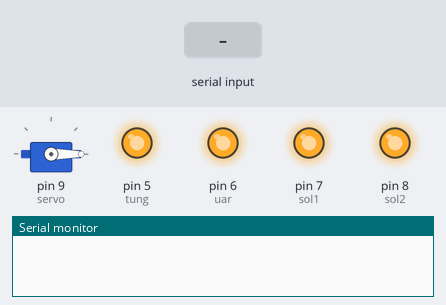
This sketch was run on a simulated Arduino Uno, built with avr-gcc and run on an emulated ATmega328P. On the bench: servo, output pins drawn as LEDs (lit = HIGH), the last lines printed to the serial monitor. The inputs (shaded band) are chosen by the test bench.

Above: at 1.2 s.
1.3 s: "sol1" received over Serial
At 3.1 s:
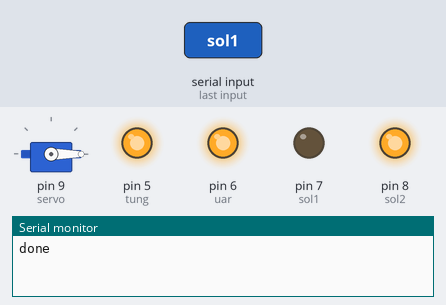
3.8 s: "nd90\n" received over Serial
At 5.1 s:
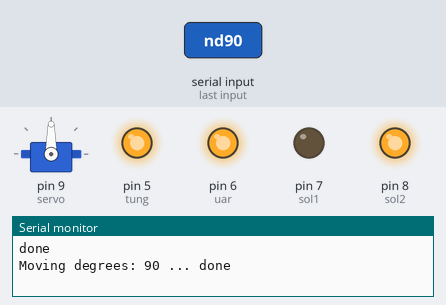
6.3 s: "sol2" received over Serial
At 8.1 s:
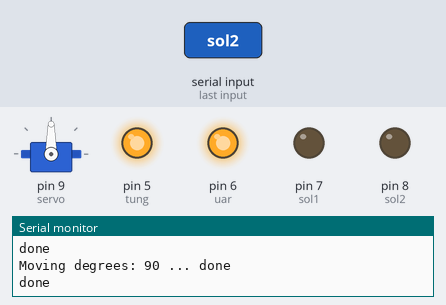
8.7 s: "nd" received over Serial
At 10.9 s:
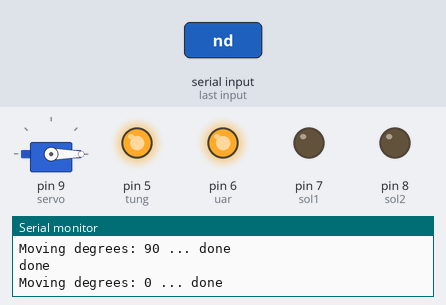
11.2 s: "tung" received over Serial
At 13.0 s:
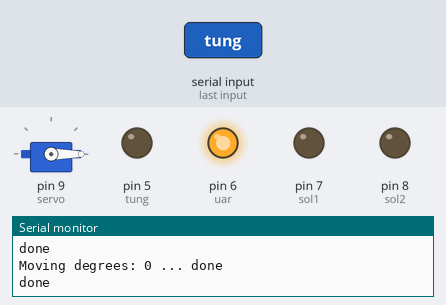
13.7 s: "uar" received over Serial
At 15.0 s:
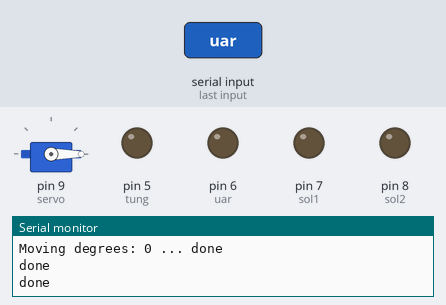
Timing chart, 0 to 16.7 s (numbered marks = the images above; inputs shaded):
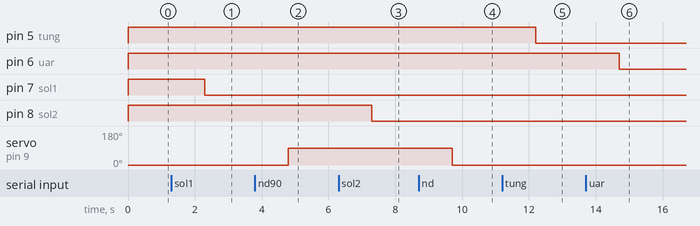

The sketch:

nd_filter.ino
```cpp
#include <Servo.h>

Servo servo;

int tung = 5;
int uar  = 6;
int sol1 = 7;
int sol2 = 8;

void setup() {
  servo.attach(9);
  servo.write(0);
  Serial.begin(115200);


  pinMode(sol1, OUTPUT);
  pinMode(sol2, OUTPUT);
  pinMode(tung, OUTPUT);
  pinMode(uar, OUTPUT);
  digitalWrite(sol1,HIGH);
  digitalWrite(sol2,HIGH);
  digitalWrite(tung,HIGH);
  digitalWrite(uar,HIGH);

}
void loop() {

  while (Serial.available() > 0) {

    String str = Serial.readString();

    if(str.startsWith("nd")){
      int angle = str.substring(2).toInt();
      Serial.print("Moving degrees: ");
      Serial.print(angle);
      Serial.print(" ... ");
      servo.write(angle);
      Serial.println("done");
    }
    else if(str.startsWith("sol1")){
      digitalWrite(sol1, !digitalRead(sol1));
      Serial.println("done");
    }
    else if(str.startsWith("sol2")){
      digitalWrite(sol2, !digitalRead(sol2));
      Serial.println("done");
    }
    else if(str.startsWith("tung")){
      digitalWrite(tung, !digitalRead(tung));
      Serial.println("done");
    }
    else if(str.startsWith("uar")){
      digitalWrite(uar, !digitalRead(uar));
      Serial.println("done");
    }
    else{
      Serial.println("Invalid Command!");
    }
  }
}
```

Measured:
- after the input at 1.3 s, pin 7 (sol1): HIGH → LOW after 1.0 s
- after the input at 3.8 s, servo on pin 9 (servo): 0° → 90° after 1.0 s
- after the input at 6.3 s, pin 8 (sol2): HIGH → LOW after 1.0 s
- after the input at 8.7 s, servo on pin 9 (servo): 90° → 0° after 1.0 s
- after the input at 11.2 s, pin 5 (tung): HIGH → LOW after 1.0 s
- after the input at 13.7 s, pin 6 (uar): HIGH → LOW after 1.0 s
